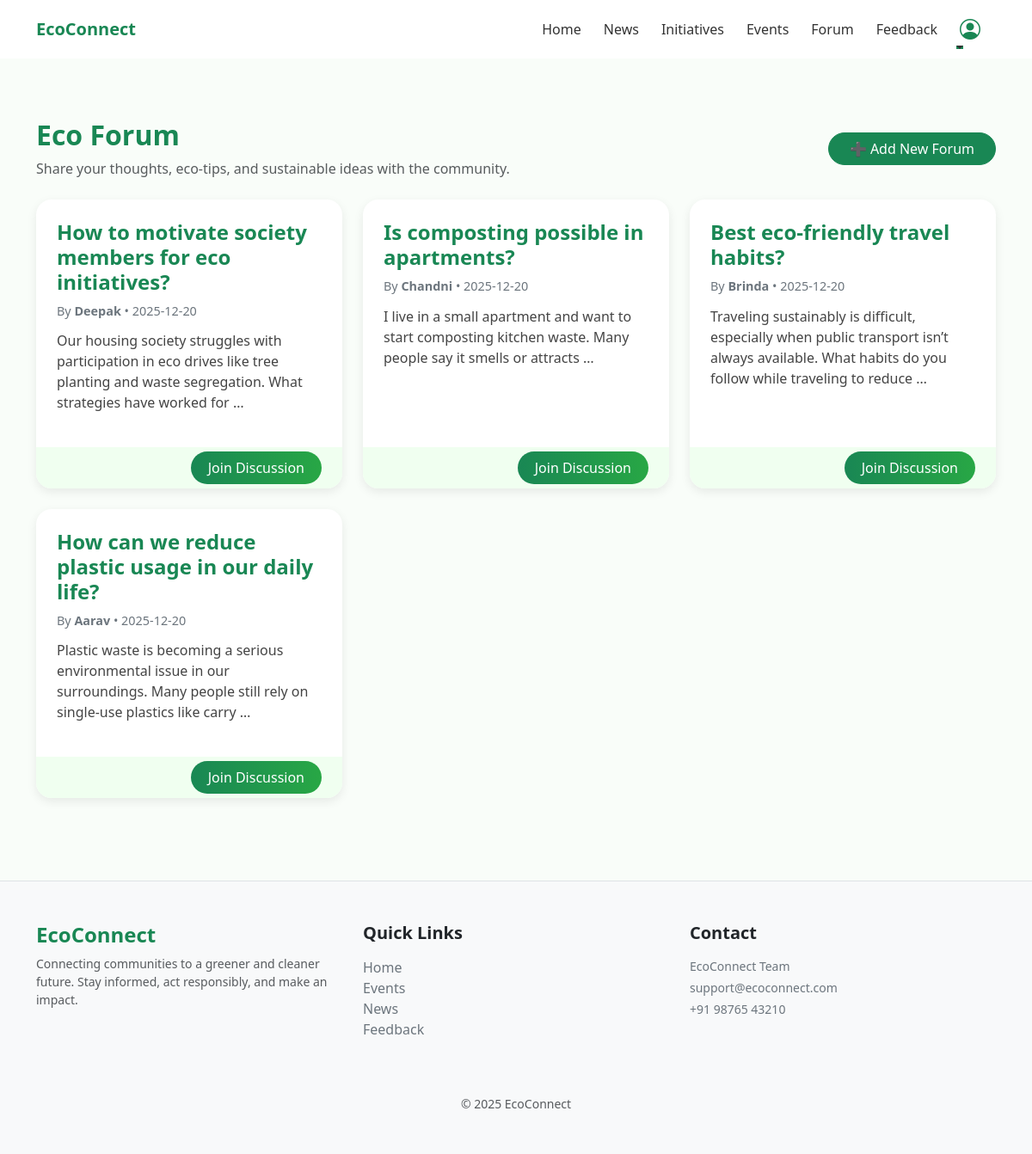
Page /forum/ (signed in) on the committed database.
### forum/models.py (models this page shows, shortened)
class ForumPost(models.Model):
    title = models.CharField(max_length=200)
    content = models.TextField()
    author = models.ForeignKey(User, on_delete=models.CASCADE)
    created_at = models.DateTimeField(auto_now_add=True)

### users/models.py (models this page shows, shortened)
class CustomUser(AbstractUser):
    eco_points = models.IntegerField(default=0)

### forum/views.py (the view)
# urls.py: path('', views.forum_list, name='forum_list'),
def forum_list(request):
    posts = ForumPost.objects.all().order_by('-created_at')
    return render(request, 'forum_list.html', {'posts': posts})

### forum/templates/forum_list.html (shortened to what this page needs)
{% extends 'base.html' %}
{% load static %}
{% block content %}
<div class="container py-5">
  <div class="d-flex justify-content-between align-items-center mb-4">
    <div>
      <h2 class="fw-bold text-success">Eco Forum</h2>
      <p class="text-muted mb-0">
        Share your thoughts, eco-tips, and sustainable ideas with the community.
      </p>
    </div>
    {% if user.is_authenticated %}
      <a href="{% url 'forum:create_post' %}" class="btn btn-success rounded-pill px-4">
        ➕ Add New Forum
      </a>
    {% else %}
      <a href="{% url 'login' %}" class="btn btn-outline-success rounded-pill px-4">
        Login to Post
      </a>
    {% endif %}
  </div>
  <div class="forum-grid">
    {% for post in posts %}
    <div class="forum-card">
      <div class="forum-card-content">
        <h4 class="forum-title">{{ post.title }}</h4>
        <p class="forum-meta">
          By <strong>{{ post.author.username }}</strong> • {{ post.created_at|date:"Y-m-d" }}
        </p>
        <p class="forum-desc">{{ post.content|truncatewords:20 }}</p>
      </div>
      <div class="forum-footer">
        <a href="{% url 'forum:forum_detail' post.id %}" class="btn-view">
          Join Discussion
        </a>
      </div>
    </div>
    {% empty %}
    <p class="text-center text-muted">
      No posts yet. Start the first discussion!
    </p>
    {% endfor %}
  </div>
</div>
{% endblock %}

### static/css/global.css (style rules this page uses)
.forum-grid { display: grid; grid-template-columns: repeat(auto-fit, minmax(320px, 1fr)); gap: 1.5rem; }
.forum-card { background: white; border-radius: 18px; box-shadow: 0 4px 12px rgba(0, 0, 0, 0.08); overflow: hidden; transition: transform 0.3s ease, box-shadow 0.3s ease; display: flex; flex-direction: column; justify-content: space-between; }
.forum-card-content { padding: 1.5rem; }
.forum-title { font-weight: 700; color: #198754; margin-bottom: 0.5rem; }
.forum-meta { font-size: 0.9rem; color: #6c757d; margin-bottom: 0.75rem; }
.forum-desc { color: #444; font-size: 1rem; }
.forum-footer { background: #f0fff0; padding: 0.75rem 1.5rem; text-align: right; }

### forum/templates/forum_list.html (style rules this page uses)
body { background: #f9fdf9; }
.btn-view { background: linear-gradient(90deg, #198754, #28a745); color: white; text-decoration: none; padding: 8px 20px; border-radius: 25px; transition: 0.3s; }

### rows in the picture
ForumPost: title "How to motivate society members for eco initiatives?", author.username "Deepak", created_at "2025-12-20", content "Our housing society struggles with participation in eco drives like tree planting and waste segregation. What strategies have worked for …"
ForumPost: title "Is composting possible in apartments?", author.username "Chandni", created_at "2025-12-20", content "I live in a small apartment and want to start composting kitchen waste. Many people say it smells or attracts …"
ForumPost: title "Best eco-friendly travel habits?", author.username "Brinda", created_at "2025-12-20", content "Traveling sustainably is difficult, especially when public transport isn’t always available. What habits do you follow while traveling to reduce …"
ForumPost: title "How can we reduce plastic usage in our daily life?", author.username "Aarav", created_at "2025-12-20", content "Plastic waste is becoming a serious environmental issue in our surroundings. Many people still rely on single-use plastics like carry …"
